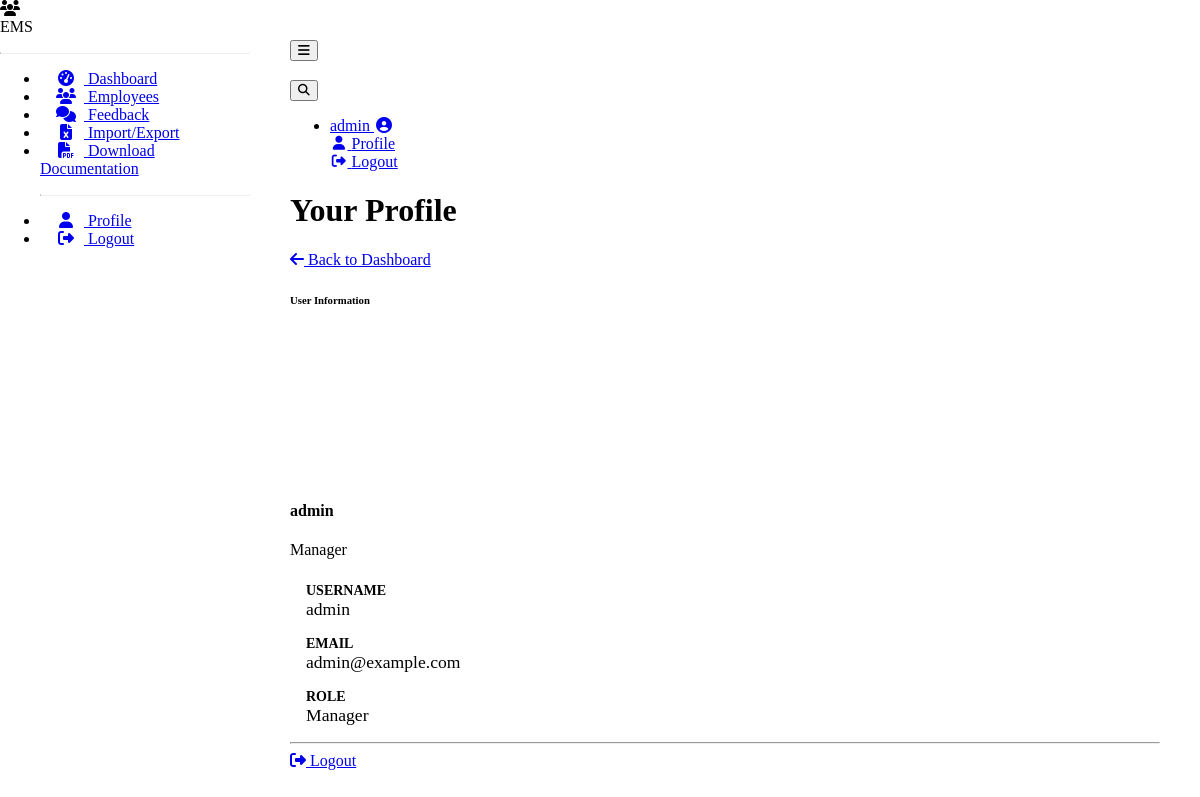
Page /auth/profile (signed in) on the committed database.
### models.py (models this page shows, shortened)
class User(UserMixin, db.Model):
    __tablename__ = 'users'
    id = db.Column(db.Integer, primary_key=True)
    username = db.Column(db.String(64), unique=True, nullable=False)
    email = db.Column(db.String(120), unique=True, nullable=False)
    password_hash = db.Column(db.String(256), nullable=False)
    is_manager = db.Column(db.Boolean, default=False)
    employees_managed = db.relationship('Employee', backref='manager_user', lazy='dynamic',
                                        foreign_keys='Employee.manager_id')

### auth.py (the view)
@auth_bp.route('/profile')
@login_required
def profile():
    employee = Employee.query.filter_by(user_id=current_user.id).first()
    return render_template('profile.html', employee=employee)

### app.py (called while the page is built)
@login_manager.user_loader
def load_user(user_id):
    from models import User  # Import here to avoid circular imports
    return User.query.get(int(user_id))

### templates/profile.html (shortened to what this page needs)
{% extends "base.html" %}
{% block content %}
<div class="container-fluid">
    <div class="d-flex justify-content-between align-items-center mb-4">
        <h1 class="h3 text-gray-800">Your Profile</h1>
        <a href="{{ url_for('employee.dashboard') }}" class="btn btn-secondary">
            <i class="fas fa-arrow-left mr-1"></i> Back to Dashboard
        </a>
    </div>
    <div class="row">
        <div class="col-lg-12">
            <div class="card shadow mb-4">
                <div class="card-header py-3">
                    <h6 class="m-0 font-weight-bold text-primary">User Information</h6>
                </div>
                <div class="card-body">
                    <div class="row">
                        <div class="col-md-3 text-center">
                            <div class="employee-avatar">
                            </div>
                            <h4 class="mt-3">{{ current_user.username }}</h4>
                            <p class="text-muted">{{ 'Manager' if current_user.is_manager else 'Employee' }}</p>
                        </div>
                        <div class="col-md-9">
                            <div class="employee-info">
                                <div class="employee-info-item">
                                    <div class="employee-info-label">Username</div>
                                    <div class="employee-info-value">{{ current_user.username }}</div>
                                </div>
                                <div class="employee-info-item">
                                    <div class="employee-info-label">Email</div>
                                    <div class="employee-info-value">{{ current_user.email }}</div>
                                </div>
                                <div class="employee-info-item">
                                    <div class="employee-info-label">Role</div>
                                    <div class="employee-info-value">{{ 'Manager' if current_user.is_manager else 'Employee' }}</div>
                                </div>
                            </div>
                        </div>
                    </div>
                    <hr>
                    <div class="text-center mt-3">
                        <a href="{{ url_for('auth.logout') }}" class="btn btn-danger">
                            <i class="fas fa-sign-out-alt mr-1"></i> Logout
                        </a>
                    </div>
                </div>
            </div>
        </div>
    </div>
</div>
{% endblock %}

### templates/base.html (shortened to what this page needs)
<!DOCTYPE html>
<html lang="en" data-bs-theme="dark">
<head>
    <link rel="stylesheet" href="https://cdn.replit.com/agent/bootstrap-agent-dark-theme.min.css">
    <link rel="stylesheet" href="https://cdnjs.cloudflare.com/ajax/libs/font-awesome/6.4.0/css/all.min.css">
    <link rel="stylesheet" href="https://cdn.datatables.net/1.13.4/css/dataTables.bootstrap5.min.css">
    <link rel="stylesheet" href="https://cdn.datatables.net/buttons/2.3.6/css/buttons.bootstrap5.min.css">
    <link rel="stylesheet" href="{{ url_for('static', filename='css/custom.css') }}">
</head>
<body>
    {% if current_user.is_authenticated %}
    <div class="sidebar bg-dark">
        <div class="sidebar-brand d-flex align-items-center justify-content-center p-3">
            <div class="sidebar-brand-icon">
                <i class="fas fa-users"></i>
            </div>
            <div class="sidebar-brand-text mx-3">EMS</div>
        </div>
        <hr class="sidebar-divider">
        <ul class="nav flex-column">
            <li class="nav-item">
                <a class="nav-link {% if request.endpoint and request.endpoint == 'employee.dashboard' %}active{% endif %}"
                   href="{{ url_for('employee.dashboard') }}">
                    <i class="fas fa-fw fa-tachometer-alt"></i>
                    <span>Dashboard</span>
                </a>
            </li>
            <li class="nav-item">
                <a class="nav-link {% if request.endpoint and 'employee_list' in request.endpoint %}active{% endif %}"
                   href="{{ url_for('employee.employee_list') }}">
                    <i class="fas fa-fw fa-users"></i>
                    <span>Employees</span>
                </a>
            </li>
            <li class="nav-item">
                <a class="nav-link {% if request.endpoint and 'feedback' in request.endpoint %}active{% endif %}"
                   href="{{ url_for('feedback.feedback_list') }}">
                    <i class="fas fa-fw fa-comments"></i>
                    <span>Feedback</span>
                </a>
            </li>
            {% if current_user.is_manager %}
            <li class="nav-item">
                <a class="nav-link {% if request.endpoint and 'import_export' in request.endpoint %}active{% endif %}"
                   href="{{ url_for('employee.import_export') }}">
                    <i class="fas fa-fw fa-file-excel"></i>
                    <span>Import/Export</span>
                </a>
            </li>
            <li class="nav-item">
                <a class="nav-link" href="{{ url_for('docs.generate_and_download_docs') }}">
                    <i class="fas fa-fw fa-file-pdf"></i>
                    <span>Download Documentation</span>
                </a>
            </li>
            {% endif %}
            <hr class="sidebar-divider">
            <li class="nav-item">
                <a class="nav-link" href="{{ url_for('auth.profile') }}">
                    <i class="fas fa-fw fa-user"></i>
                    <span>Profile</span>
                </a>
            </li>
            <li class="nav-item">
                <a class="nav-link" href="{{ url_for('auth.logout') }}">
                    <i class="fas fa-fw fa-sign-out-alt"></i>
                    <span>Logout</span>
                </a>
            </li>
        </ul>
    </div>
    {% endif %}
    <div class="content-wrapper {% if not current_user.is_authenticated %}ml-0{% endif %}">
        {% if current_user.is_authenticated %}
        <nav class="navbar navbar-expand navbar-dark bg-dark mb-4">
            <button id="sidebarToggle" class="btn btn-link d-md-none rounded-circle mr-3">
                <i class="fa fa-bars"></i>
            </button>
            <div class="d-md-inline-block ms-auto form-inline mr-0 navbar-search">
                <div class="input-group">
                    <input type="text" id="searchInput" class="form-control bg-light border small"
                           placeholder="Search..." aria-label="Search">
                    <div class="input-group-append">
                        <button class="btn btn-primary" type="button">
                        </button>
                    </div>
                </div>
            </div>
            <ul class="navbar-nav ml-auto ml-md-0">
                <li class="nav-item dropdown no-arrow">
                    <a class="nav-link dropdown-toggle" href="#" id="userDropdown" role="button"
                       data-bs-toggle="dropdown" aria-haspopup="true" aria-expanded="false">
                        <span class="mr-2 d-none d-lg-inline text-gray-600 small">{{ current_user.username }}</span>
                        <i class="fas fa-user-circle fa-fw"></i>
                    </a>
                    <div class="dropdown-menu dropdown-menu-right shadow animated--grow-in"
                         aria-labelledby="userDropdown">
                        <a class="dropdown-item" href="{{ url_for('auth.profile') }}">
                            <i class="fas fa-user fa-sm fa-fw mr-2 text-gray-400"></i>
                            Profile
                        </a>
                        <a class="dropdown-item" href="{{ url_for('auth.logout') }}">
                            <i class="fas fa-sign-out-alt fa-sm fa-fw mr-2 text-gray-400"></i>
                            Logout
                        </a>
                    </div>
                </li>
            </ul>
        </nav>
        {% endif %}
        <div class="container-fluid">
            {% block content %}{% endblock %}
        </div>
    </div>
</body>
</html>

### static/css/custom.css (style rules this page uses)
:root { --sidebar-width: 250px; }
.sidebar { width: var(--sidebar-width); height: 100vh; position: fixed; left: 0; top: 0; z-index: 100; transition: all 0.3s; overflow-y: auto; }
.sidebar .nav-item .nav-link { padding: 0.75rem 1rem; width: 100%; }
.sidebar .nav-item .nav-link i { margin-right: 0.5rem; }
.sidebar-divider { margin: 1rem 0; border-top: 1px solid rgba(255, 255, 255, 0.15); }
.content-wrapper { margin-left: var(--sidebar-width); padding: 2rem; min-height: 100vh; transition: all 0.3s; }
.employee-avatar { width: 150px; height: 150px; border-radius: 50%; background-color: var(--bs-primary); color: white; display: flex; align-items: center; justify-content: center; font-size: 3rem; margin: 0 auto 1rem; font-weight: 700; }
.employee-info { display: flex; flex-wrap: wrap; }
.employee-info-item { width: 50%; padding: 0.5rem 1rem; }
.employee-info-label { font-weight: 700; text-transform: uppercase; font-size: 0.875rem; color: var(--bs-secondary); }
.employee-info-value { font-size: 1.1rem; }
.navbar-search { margin-right: 1rem; }
.navbar-search .input-group { width: 300px; }
.navbar-search .form-control { border: 1px solid rgba(255, 255, 255, 0.2) !important; background-color: rgba(255, 255, 255, 0.1) !important; color: white !important; }
.navbar-search .form-control::placeholder { color: rgba(255, 255, 255, 0.6) !important; }

### rows in the picture
User: username "admin", is_manager "Manager", email "admin@example.com"
